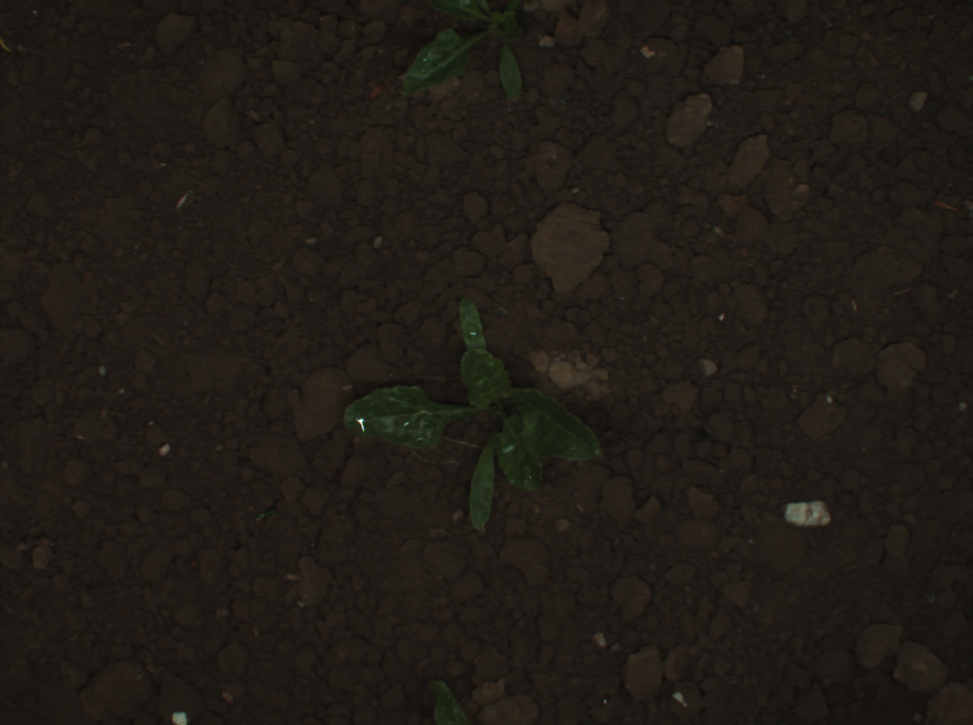
#> input picture images/bonirob_2016-05-23-11-02-39_5_frame135.png, 973 x 725 px, shrunk from 1296 x 966 before the run; its folder holds only this picture in this run
$ python automaticAnnotation.py
#> lines starting #> are read from the running program, lines starting #| are printed output that depends on the picture; after the words box and inside, x2 and y2 are one past the last pixel; in counts of white or black regions, pixels touching at a corner belong together
#> in loop_dir_and_annotate, img is the input picture: shape (725, 973, 3); mean B, G, R 21.9, 27.8, 32.6
import cv2
import os
import numpy as np
import matplotlib.pyplot as plt
import pyautogui

lower_green = (29, 40, 20) # finetune this
upper_green = (90, 255, 110)

# [16 lines left out: function calibrateGreenValues, not called in this run]


def convertHSV(img):
    hsv = cv2.cvtColor(img, cv2.COLOR_BGR2HSV)
#> hsv: shape (725, 973, 3); mean H, S, V 16.6, 83.8, 32.9
    mask = cv2.inRange(hsv, lower_green, upper_green)
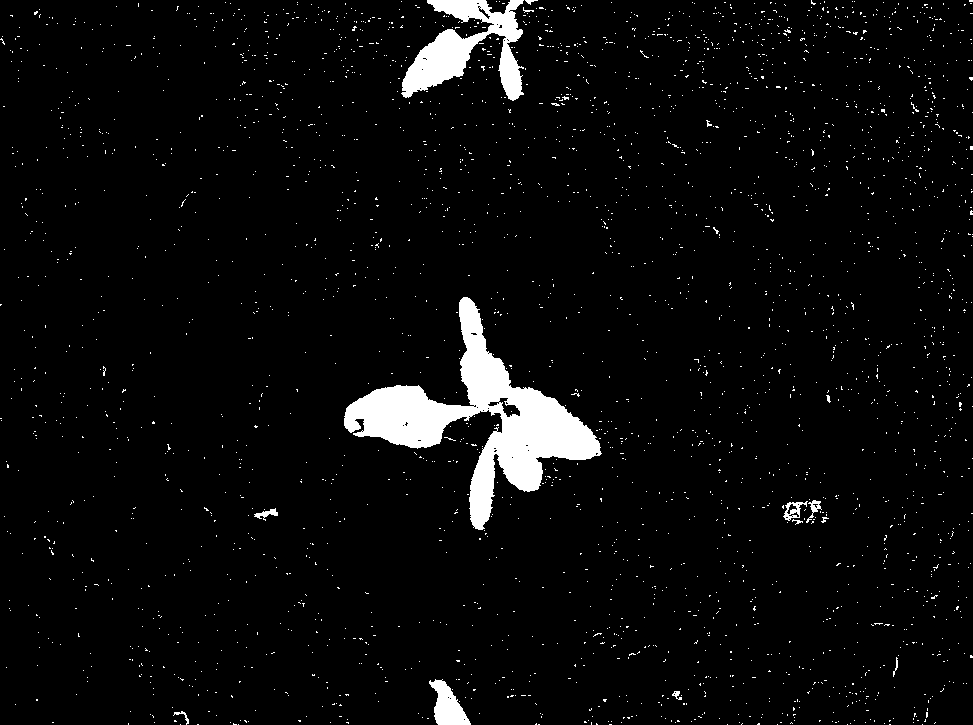
#> mask: shape (725, 973); 4.2% white; 2823 white regions (2808 under 20 px), largest, box (x1, y1, x2, y2) and area: (344, 297, 602, 530) 16577, (401, 0, 524, 101) 5531, (429, 679, 471, 725) 1053

    # Remove some graining
    kernel = cv2.getStructuringElement(cv2.MORPH_OPEN, (3, 3))
    inner_processed_mask = cv2.morphologyEx(mask, cv2.MORPH_ERODE, kernel)
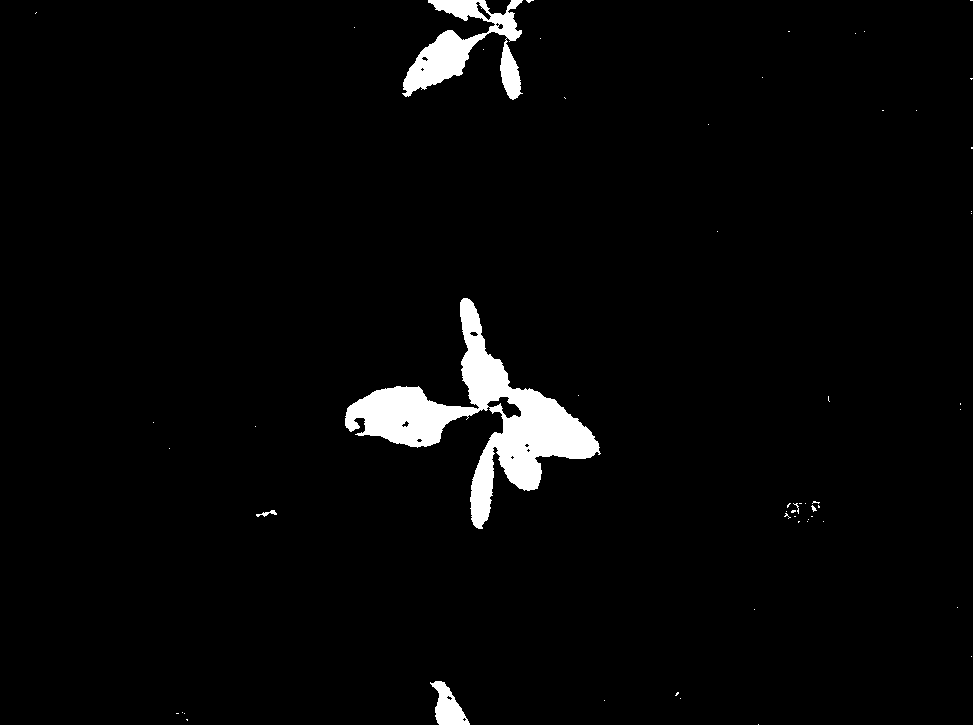
#> inner_processed_mask: shape (725, 973); 3% white; 57 white regions (52 under 20 px), largest, box (x1, y1, x2, y2) and area: (345, 298, 601, 529) 15271, (402, 0, 523, 100) 4831, (430, 681, 470, 725) 930, (256, 510, 277, 517) 60, (811, 505, 817, 512) 20
    inner_processed_mask = cv2.morphologyEx(inner_processed_mask, cv2.MORPH_OPEN, kernel)
#> inner_processed_mask: shape (725, 973); 3% white; 12 white regions (5 under 20 px), largest, box (x1, y1, x2, y2) and area: (345, 298, 600, 529) 15241, (403, 30, 487, 97) 2543, (428, 0, 523, 41) 1493
    inner_processed_mask = cv2.morphologyEx(inner_processed_mask, cv2.MORPH_DILATE, kernel)
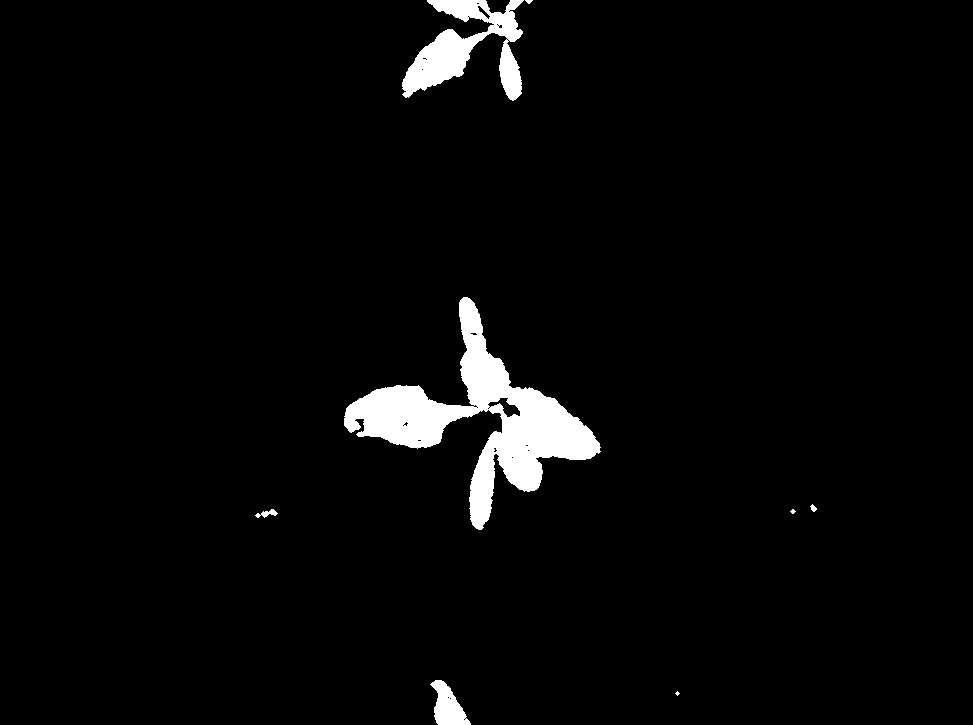
#> inner_processed_mask: shape (725, 973); 3.3% white; 8 white regions (2 under 20 px)

    return inner_processed_mask, hsv

def loop_dir_and_annotate(images_dir):
    img_path = images_dir
    os.makedirs(f'annotations', exist_ok=True)

    class_ids = {
        "crop": 0,  # Assign class ID 0 for crop
        "weed": 1,  # Assign class ID 1 for weed
    }


    first_image = True

    for img_name in os.listdir(img_path):
        annotations = []
        print(img_name)
        img = cv2.imread(f'{img_path}/{img_name}')

        if first_image:
            cv2.imshow(f"Display image", img)
            cv2.imshow(f"HSV", img)
            cv2.waitKey(15)
            first_image = False

        # Convert to HSV
        processed_mask, converted_hsv = convertHSV(img)
        cv2.imshow(f"HSV", img)
        height, width, _ = img.shape

        # Find contours
        contours, _ = cv2.findContours(processed_mask, cv2.RETR_EXTERNAL, cv2.CHAIN_APPROX_NONE)
#> contours = 8 contours, 3 with area under 20; largest, box (x1, y1, x2, y2) and area: (344, 297, 601, 530) 16194, (402, 0, 524, 101) 5173, (430, 680, 471, 725) 970, (255, 509, 278, 518) 72, (810, 504, 817, 512) 24
        contours = list(contours)

        # Area threshold
        min_area = 100
        contour_count = 0

        for cnt in contours:
            # If contour above threshold
            if cv2.contourArea(cnt) > min_area:
                img_copy = img.copy()
                cv2.drawContours(img_copy, [cnt], -1, (0, 255, 0), thickness=1)
                cv2.imshow(f"Display image", img_copy)
                cv2.waitKey(1)

                class_mapping = {"2": "weed", "1": "crop"}

                # User decision if weed or crop
                user_class = class_mapping.get(input("Enter class for this contour (crop 1 / weed 2 / other 3): ").strip())

                # Remove if other
                if user_class is None:
                    print("Removed contour.")
                    contours.pop(contour_count)
                    continue

                contour_count += 1

                # Get class ID
                class_id = class_ids[user_class]

                # Extract and normalize contour points
                contour_points = cnt.squeeze()
                normalized_points = []
                for point in contour_points:
                    x, y = point
                    normalized_x = x / width
                    normalized_y = y / height
                    normalized_points.append(f"{normalized_x:.6f} {normalized_y:.6f}")

                # Prepare the line in YOLO segmentation format
                annotation_line = f"{class_id} " + " ".join(normalized_points)
                annotations.append(annotation_line)
#> this loop made 2 passes
#> class_mapping on pass 2: {'2': 'weed', '1': 'crop'}
#> after the loop, annotations = []; contour_count = 0

        # Write the annotations per image in txt file
        with open(f"annotations/{os.path.splitext(img_name)[0]}.txt", "w") as f:
            for annotation in annotations:
                f.write(annotation + "\n")

    # When done, destroy windows
    cv2.destroyAllWindows()


#> (the run stopped early here; a loop or call above may not have finished)

$ run again, on images/bonirob_2016-05-23-11-02-39_5_frame227.png
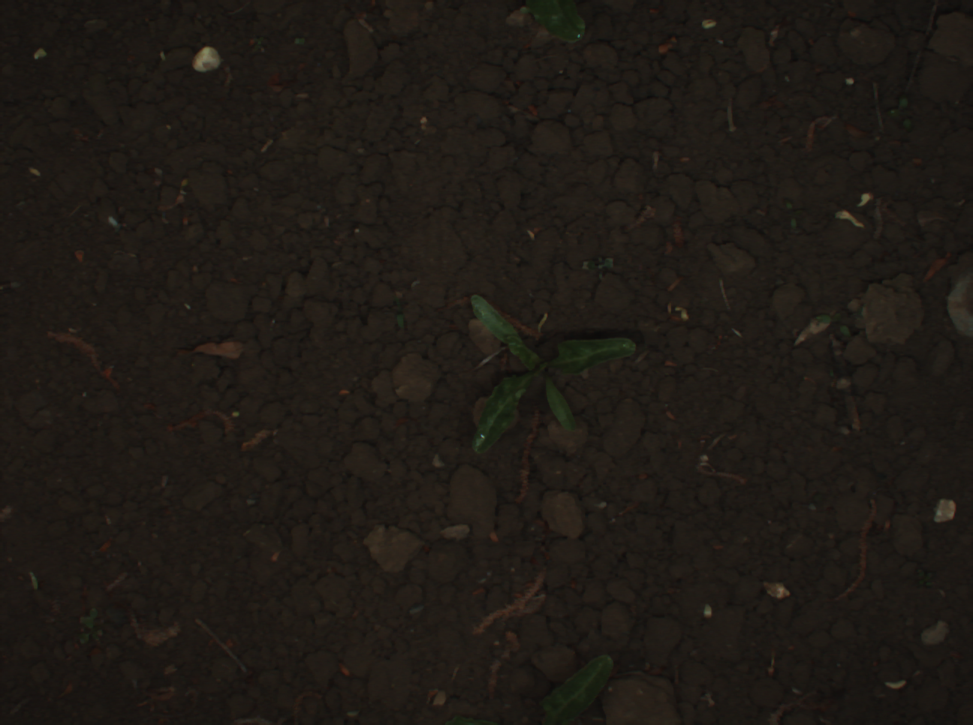
#> input picture images/bonirob_2016-05-23-11-02-39_5_frame227.png, 973 x 725 px, shrunk from 1296 x 966 before the run
#> in loop_dir_and_annotate, img is the input picture: shape (725, 973, 3); mean B, G, R 21.1, 26.3, 31
#> hsv: shape (725, 973, 3); mean H, S, V 16.3, 80.9, 31.1
#> in convertHSV, `mask = cv2.inRange(hsv, lower_green, upper_green)`:
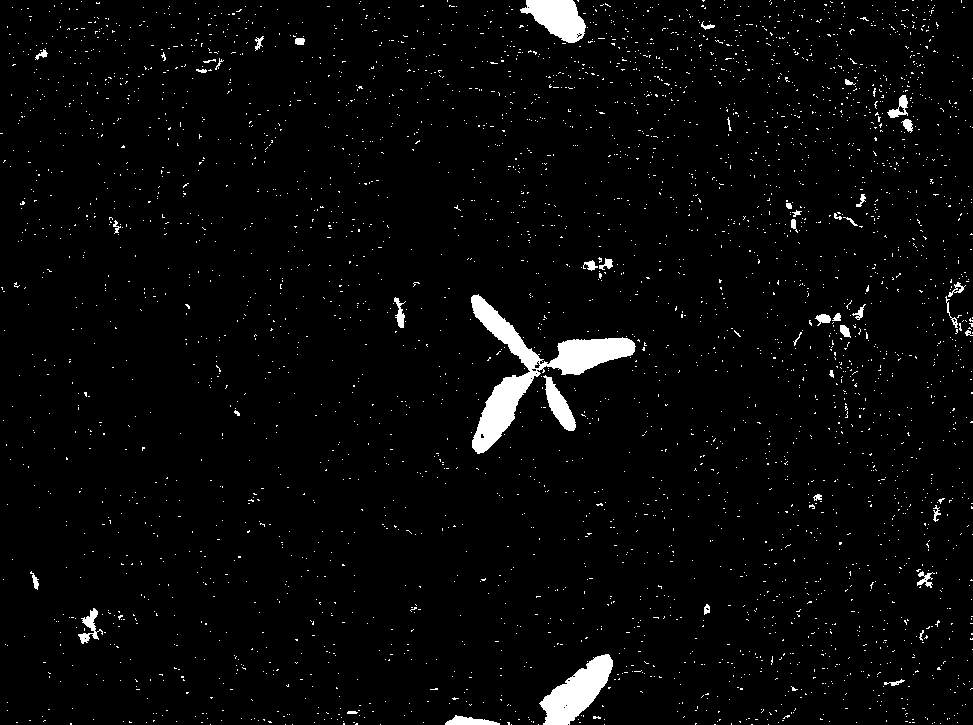
#> mask: shape (725, 973); 3% white; 3585 white regions (3539 under 20 px), largest, box (x1, y1, x2, y2) and area: (471, 294, 636, 454) 5974, (539, 654, 613, 725) 2577, (520, 0, 586, 43) 1748
#> in convertHSV, `inner_processed_mask = cv2.morphologyEx(inner_processed_mask, cv2.MORP..`:
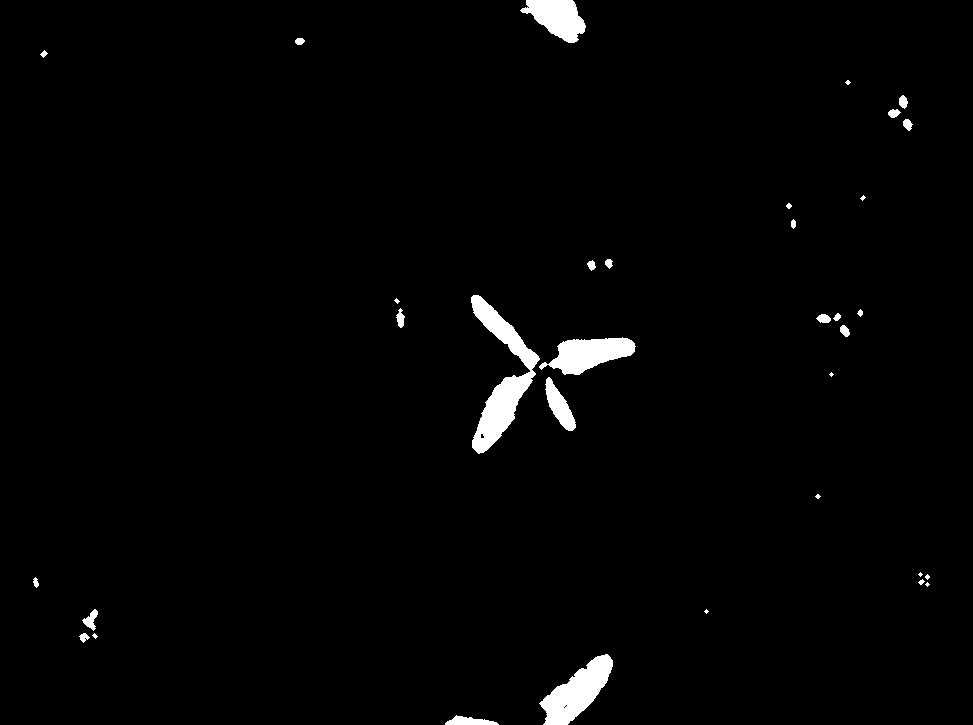
#> inner_processed_mask: shape (725, 973); 1.8% white; 34 white regions (10 under 20 px)
#> contours = 34 contours, 12 with area under 20; largest, box (x1, y1, x2, y2) and area: (471, 295, 540, 454) 3566, (539, 654, 613, 725) 2444, (539, 337, 636, 375) 2000, (520, 0, 586, 43) 1632, (545, 377, 576, 431) 702
#> the loop in loop_dir_and_annotate, `for cnt in contours:` made 1 pass
#> class_mapping on pass 1: {'2': 'weed', '1': 'crop'}
#> after the loop in loop_dir_and_annotate, `for cnt in contours:`: annotations = []; contour_count = 0

$ run again, on images/bonirob_2016-05-23-11-02-39_5_frame271.png
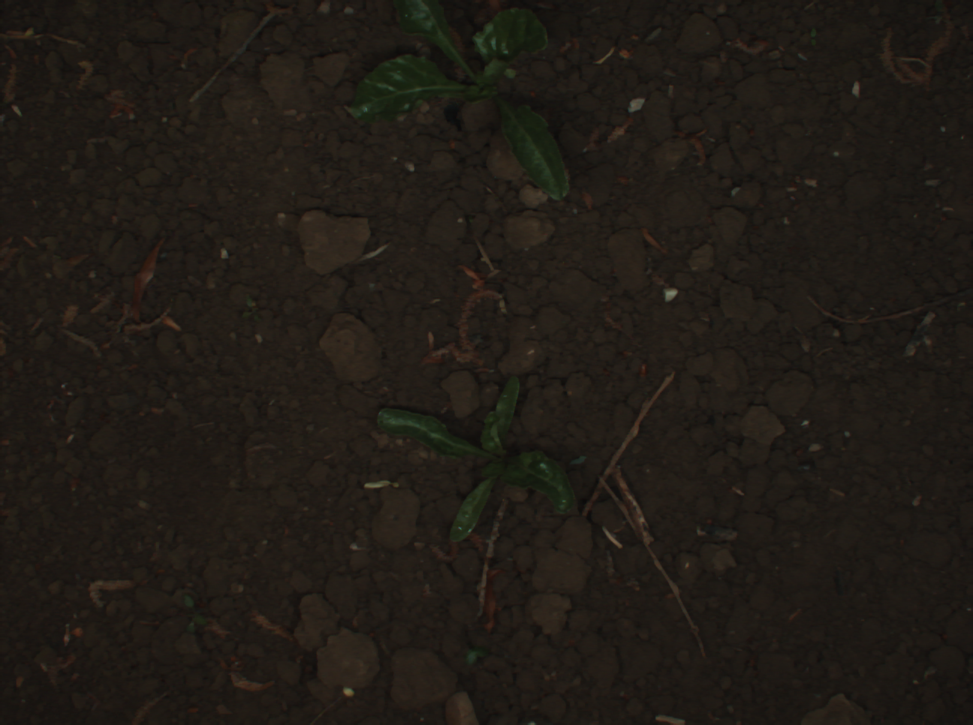
#> input picture images/bonirob_2016-05-23-11-02-39_5_frame271.png, 973 x 725 px, shrunk from 1296 x 966 before the run
#> in loop_dir_and_annotate, img is the input picture: shape (725, 973, 3); mean B, G, R 21.7, 27.5, 32.4
#> hsv: shape (725, 973, 3); mean H, S, V 16.8, 83.9, 32.7
#> in convertHSV, `mask = cv2.inRange(hsv, lower_green, upper_green)`:
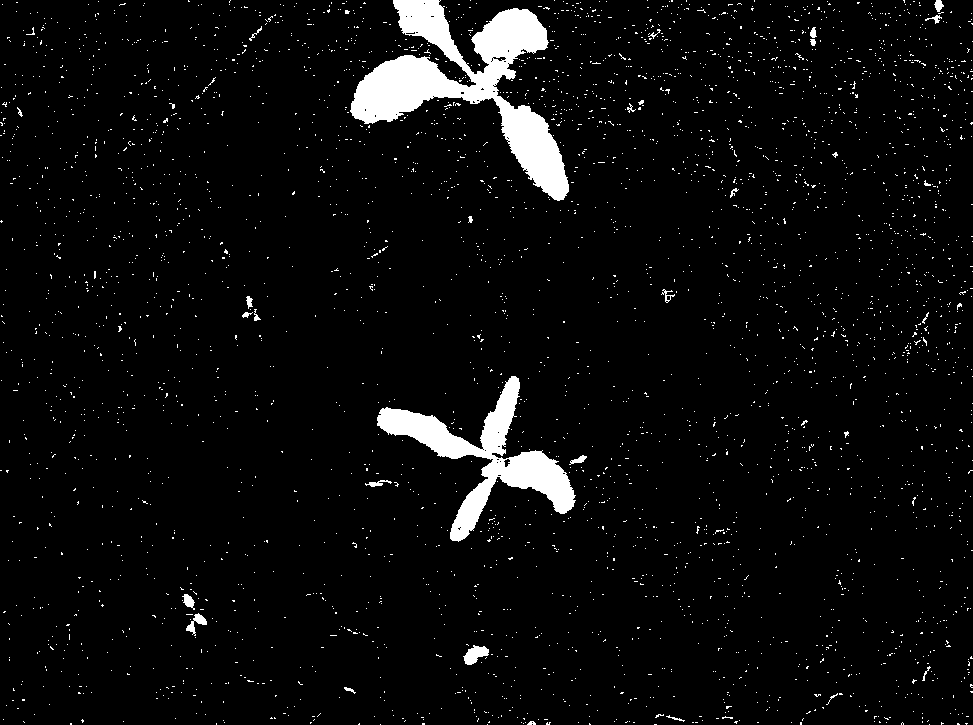
#> mask: shape (725, 973); 4.5% white; 3520 white regions (3491 under 20 px), largest, box (x1, y1, x2, y2) and area: (350, 0, 569, 201) 14800, (377, 376, 576, 542) 8338, (463, 645, 489, 665) 302
#> in convertHSV, `inner_processed_mask = cv2.morphologyEx(inner_processed_mask, cv2.MORP..`:
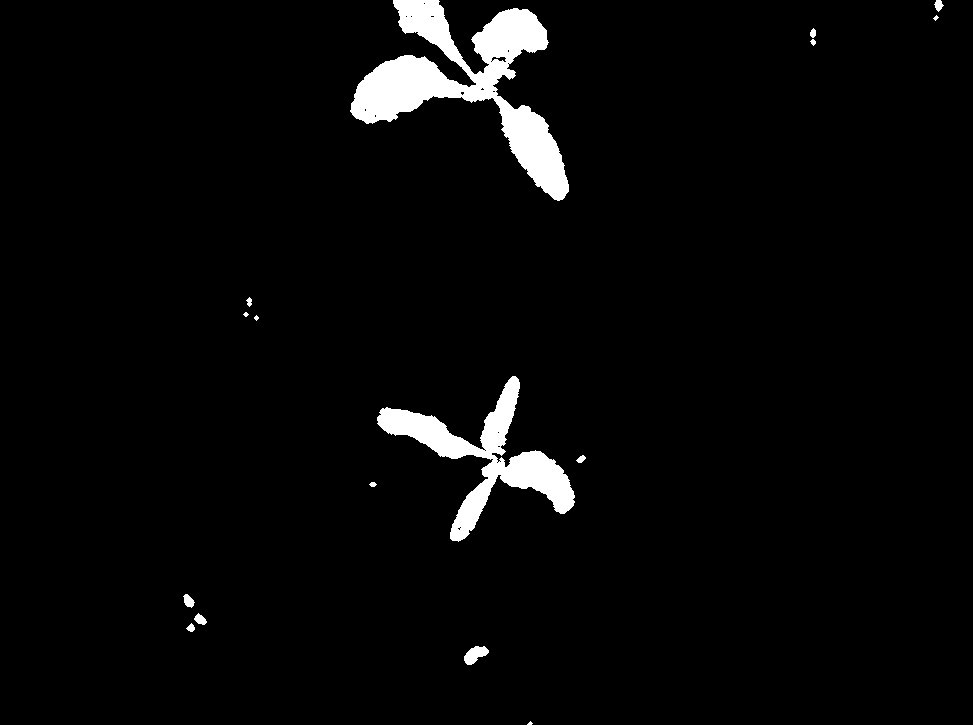
#> inner_processed_mask: shape (725, 973); 3.4% white; 16 white regions (4 under 20 px)
#> contours = 16 contours, 5 with area under 20; largest, box (x1, y1, x2, y2) and area: (350, 0, 569, 201) 14122, (377, 376, 575, 542) 7856, (464, 646, 489, 665) 256, (183, 594, 195, 608) 86, (194, 613, 207, 625) 78
#> the loop in loop_dir_and_annotate, `for cnt in contours:` made 2 passes
#> class_mapping on pass 2: {'2': 'weed', '1': 'crop'}
#> after the loop in loop_dir_and_annotate, `for cnt in contours:`: annotations = []; contour_count = 0
